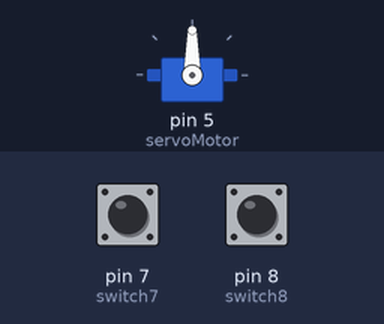
This sketch was run on a simulated Arduino Uno, built with avr-gcc and run on an emulated ATmega328P. Shown: servo. The inputs (shaded band) are chosen by the test bench; at power-on: pin 7 (switch7) HIGH, pin 8 (switch8) HIGH.

Above: at 1.2 s.
1.3 s: pin 7 (switch7) pulled LOW for 1 s
At 3.7 s:
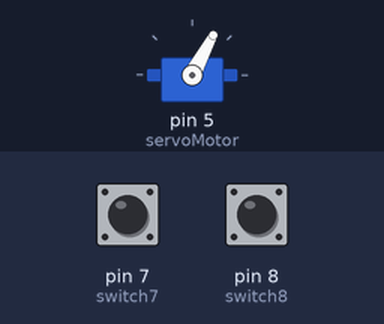
4.3 s: pin 8 (switch8) pulled LOW for 3.2 s
At 7.8 s:
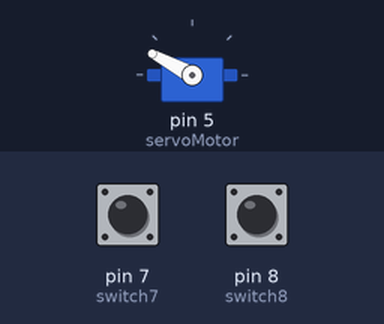
9.0 s: pin 8 (switch8) pulled LOW for 1 s
At 10.7 s:
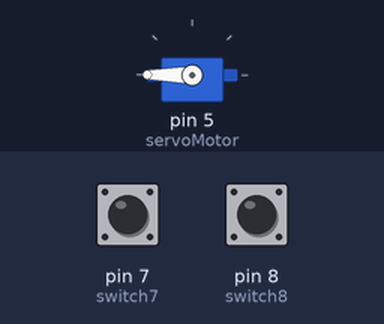
12.0 s: pin 7 (switch7) pulled LOW for 0.15 s
At 13.3 s:
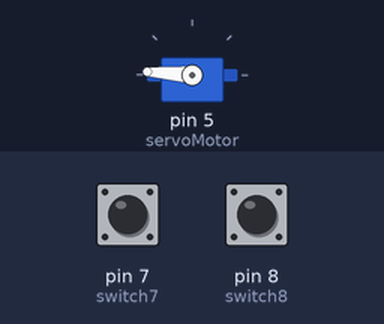
13.6 s: pin 7 (switch7) pulled LOW for 3.2 s
At 13.87 s:
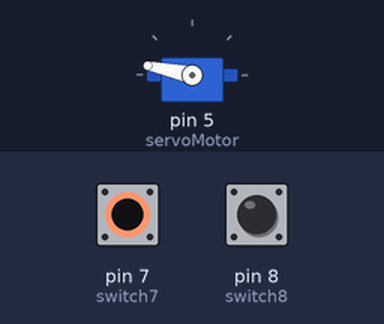
18.3 s: pin 7 (switch7) pulled LOW for 1 s
At 18.57 s:
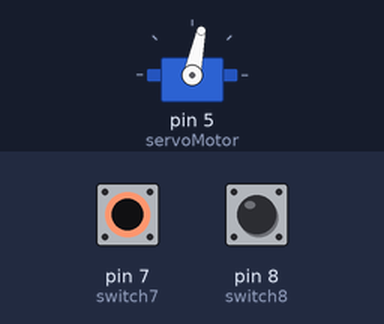
Timing chart, 0 to 21.3 s (numbered marks = the images above; inputs shaded):
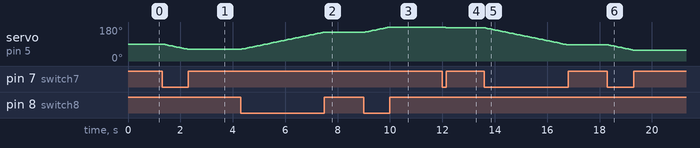

Measured:
- after the input at 1.3 s, servo on pin 5 (servoMotor): moves from 90° to 62° over 0.91 s, starting after 0.05 s
- after the input at 4.3 s, servo on pin 5 (servoMotor): moves from 62° to 152° over 3.1 s, starting after 0.05 s
- after the input at 9.0 s, servo on pin 5 (servoMotor): moves from 152° to 180° over 0.91 s, starting after 0.05 s
- after the input at 12.0 s, servo on pin 5 (servoMotor): 180° → 178° after 0.05 s, → 176° 0.07 s later
- after the input at 13.6 s, servo on pin 5 (servoMotor): moves from 176° to 86° over 3.1 s, starting after 0.05 s
- after the input at 18.3 s, servo on pin 5 (servoMotor): moves from 86° to 58° over 0.91 s, starting after 0.05 s

The sketch:

Ques17.ino
```cpp
#include <Servo.h>

int switch7=7;
int switch8=8;

Servo servoMotor;
int presentangle = 90;

void setup() {
  servoMotor.attach(5);
  pinMode(7, INPUT_PULLUP);
  pinMode(8, INPUT_PULLUP);
}

void loop() {

  if (digitalRead(switch8) == LOW) {
    delay(50);
    if (digitalRead(switch8) == LOW && presentangle <180)
      presentangle +=2;
    servoMotor.write(presentangle);
    delay(20);
  }


 if (digitalRead(switch7) == LOW) {
    delay(50);
    if (digitalRead(switch7) == LOW && presentangle >0)
      presentangle -=2;
    servoMotor.write(presentangle);
    delay(20);
  }

}
```
